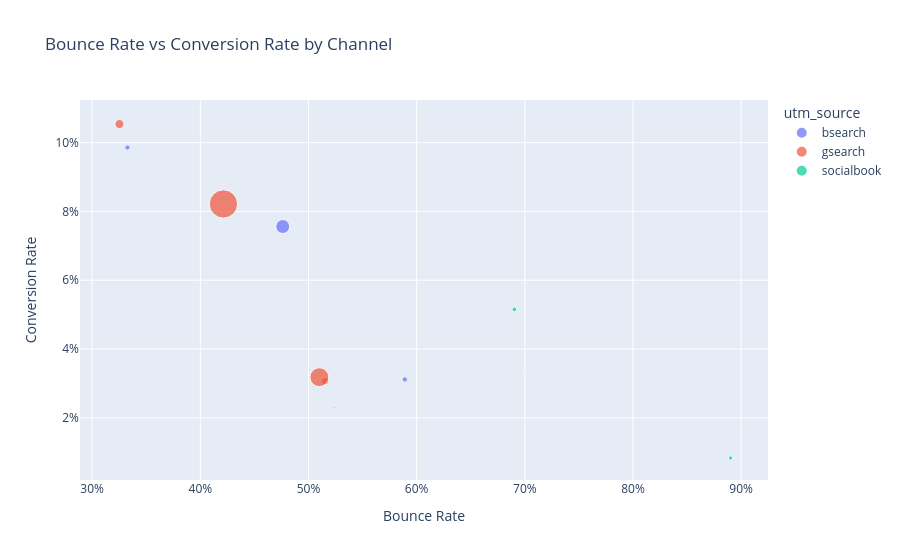

Here is the notebook cell this chart was saved with:
### Code cell
fig = px.scatter(
    channel_summary,
    x="bounce_rate",
    y="conversion_rate",
    size="sessions",
    color="utm_source",
    title="Bounce Rate vs Conversion Rate by Channel",
    labels={
        "bounce_rate": "Bounce Rate",
        "conversion_rate": "Conversion Rate"
    }
)

fig.update_xaxes(tickformat=".0%")
fig.update_yaxes(tickformat=".0%")
fig.show()

### Figure 1 — Plotly figure (JSON) as saved in the notebook; plotly's stock layout.template omitted (floating-point values rounded to 4 significant figures)
{"data": [{"hovertemplate": "utm_source=bsearch<br>Bounce Rate=%{x}<br>Conversion Rate=%{y}<br>sessions=%{marker.size}<extra></extra>", "legendgroup": "bsearch", "marker": {"color": "#636efa", "size": [6867, 1047, 47395, 7514], "sizemode": "area", "sizeref": 487.9, "symbol": "circle"}, "mode": "markers", "name": "bsearch", "orientation": "v", "showlegend": true, "type": "scatter", "x": [0.3326, 0.5244, 0.4761, 0.589], "xaxis": "x", "y": [0.09859, 0.02292, 0.07562, 0.03114], "yaxis": "y"}, {"hovertemplate": "utm_source=gsearch<br>Bounce Rate=%{x}<br>Conversion Rate=%{y}<br>sessions=%{marker.size}<extra></extra>", "legendgroup": "gsearch", "marker": {"color": "#EF553B", "size": [19922, 13407, 195155, 87551], "sizemode": "area", "sizeref": 487.9, "symbol": "circle"}, "mode": "markers", "name": "gsearch", "orientation": "v", "showlegend": true, "type": "scatter", "x": [0.3252, 0.5155, 0.4214, 0.51], "xaxis": "x", "y": [0.1054, 0.03066, 0.08218, 0.03181], "yaxis": "y"}, {"hovertemplate": "utm_source=socialbook<br>Bounce Rate=%{x}<br>Conversion Rate=%{y}<br>sessions=%{marker.size}<extra></extra>", "legendgroup": "socialbook", "marker": {"color": "#00cc96", "size": [5590, 522, 4573], "sizemode": "area", "sizeref": 487.9, "symbol": "circle"}, "mode": "markers", "name": "socialbook", "orientation": "v", "showlegend": true, "type": "scatter", "x": [0.6903, 0.6992, 0.8902], "xaxis": "x", "y": [0.05152, 0.03257, 0.00831], "yaxis": "y"}], "layout": {"legend": {"itemsizing": "constant", "title": {"text": "utm_source"}, "tracegroupgap": 0}, "title": {"text": "Bounce Rate vs Conversion Rate by Channel"}, "xaxis": {"anchor": "y", "domain": [0, 1], "tickformat": ".0%", "title": {"text": "Bounce Rate"}}, "yaxis": {"anchor": "x", "domain": [0, 1], "tickformat": ".0%", "title": {"text": "Conversion Rate"}}}}
